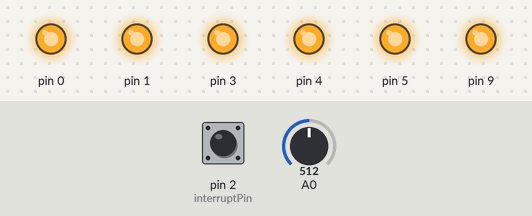
The sketch below on a simulated Arduino Uno, built with avr-gcc and run on an emulated ATmega328P. Shown: output pins drawn as LEDs (lit = HIGH). The test bench sets the inputs (shaded band); at power-on: A0 = 512, pin 2 (interruptPin) LOW.

Above: at 1.2 s.
1.3 s: A0 set to 0
At 1.7 s:
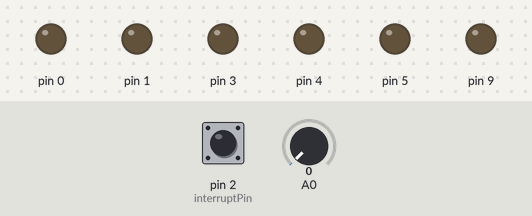
2.8 s: A0 set to 16
At 4.0 s:
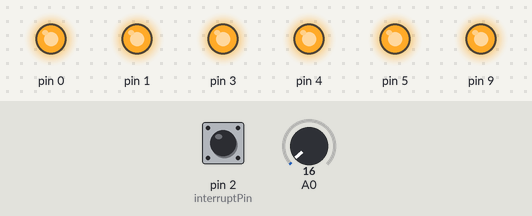
4.3 s: pin 2 (interruptPin) pulsed HIGH 5 times (0.12 s each, 0.3 s apart)
At 6.86 s:
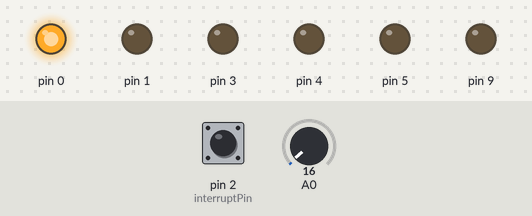
8.5 s: pin 2 (interruptPin) pulled HIGH for 0.15 s
11.5 s: pin 2 (interruptPin) pulled HIGH for 1 s
Timing chart, 0 to 14.5 s (numbered marks = the images above; inputs shaded):
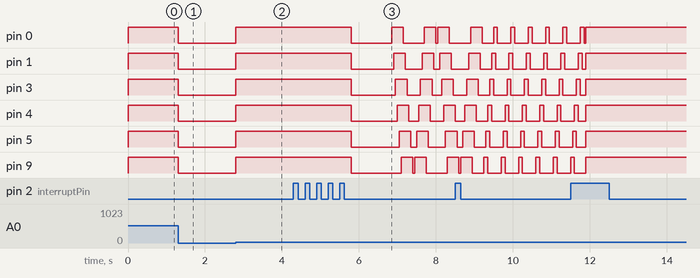

The sketch:

Choinka.ino
```cpp
int sound;
int stan = 0;
#define interruptPin 2

void zmien() {
  stan++;
  if (stan>6) stan=0;
}


void setup() //zamienic 0 i 6
{
  pinMode(0, OUTPUT);
  pinMode(1, OUTPUT);
  pinMode(3, OUTPUT);
  pinMode(4, OUTPUT);
  pinMode(5, OUTPUT);
  pinMode(9, OUTPUT);
  pinMode(interruptPin, INPUT);
  pinMode(A0, INPUT);
  attachInterrupt(digitalPinToInterrupt(interruptPin), zmien, RISING);

}

void loop()
{
  switch (stan)
  {
  case 0: //muzyka
    sound = analogRead(A0);
    Serial.println(sound);
    //sound/=3;
    switch (sound)
    {
    case 0:
      PORTD = B00000000;
      PORTB &= ~_BV(PB1);
      break;
    case 1:
      PORTD = B00000001;
      PORTB &= ~_BV(PB1);
      break;
    case 2:
      PORTD = B00000011;
      PORTB &= ~_BV(PB1);
      break;
    case 3:
      PORTD = B00001011;
      PORTB &= ~_BV(PB1);
      break;
    case 4:
      PORTD = B00011011;
      PORTB &= ~_BV(PB1);
      break;
    case 5:
      PORTD = B00111011;
      PORTB &= ~_BV(PB1);
      break;
    default:
      PORTD = B00111011;
      PORTB |= _BV(PB1);
      break;
    }
    //delay(10);
    break;


  case 1: //ciagle on
    PORTD = B00111011;
    PORTB |= _BV(PB1);
    delay(500);
    break;


  case 2: //on off 1s
    PORTD = B00111011;
    PORTB |= _BV(PB1);
    delay(1000);
    PORTD = B00000000;
    PORTB &= ~_BV(PB1);
    delay(1000);
    break;


  case 3: //on off 0,25s
    PORTD = B00111011;
    PORTB |= _BV(PB1);
    delay(250);
    PORTD = B00000000;
    PORTB &= ~_BV(PB1);
    delay(250);
    break;


  case 4: //gora
    PORTD = B00000000;
    PORTB &= ~_BV(PB1);
    delay(50);
    PORTD = B00000001;
    PORTB &= ~_BV(PB1);
    delay(50);
    PORTD = B00000011;
    PORTB &= ~_BV(PB1);
    delay(50);
    PORTD = B00001011;
    PORTB &= ~_BV(PB1);
    delay(50);
    PORTD = B00011011;
    PORTB &= ~_BV(PB1);
    delay(50);
    PORTD = B00111011;
    PORTB &= ~_BV(PB1);
    delay(50);
    PORTD = B00111011;
    PORTB |= _BV(PB1);
    delay(50);
    PORTD = B00111010;
    PORTB |= _BV(PB1);
    delay(50);
    PORTD = B00111000;
    PORTB |= _BV(PB1);
    delay(50);
    PORTD = B00110000;
    PORTB |= _BV(PB1);
    delay(50);
    PORTD = B00100000;
    PORTB |= _BV(PB1);
    delay(50);
    PORTD = B00000000;
    PORTB |= _BV(PB1);
    delay(50);
    PORTD = B00000000;
    PORTB &= ~_BV(PB1);
    break;

   case 5: //gora/dol
    PORTD = B00000000;
    PORTB &= ~_BV(PB1);
    delay(50);
    PORTD = B00000001;
    PORTB &= ~_BV(PB1);
    delay(50);
    PORTD = B00000011;
    PORTB &= ~_BV(PB1);
    delay(50);
    PORTD = B00001011;
    PORTB &= ~_BV(PB1);
    delay(50);
    PORTD = B00011011;
    PORTB &= ~_BV(PB1);
    delay(50);
    PORTD = B00111011;
    PORTB &= ~_BV(PB1);
    delay(50);
    PORTD = B00111011;
    PORTB |= _BV(PB1);
    delay(50);
    PORTD = B00111010;
    PORTB |= _BV(PB1);
    delay(50);
    PORTD = B00111000;
    PORTB |= _BV(PB1);
    delay(50);
    PORTD = B00110000;
    PORTB |= _BV(PB1);
    delay(50);
    PORTD = B00100000;
    PORTB |= _BV(PB1);
    delay(50);
    PORTD = B00000000;
    PORTB |= _BV(PB1);
    delay(50);
    PORTD = B00000000;
    PORTB &= ~_BV(PB1);


    PORTD = B00000000;
    PORTB &= ~_BV(PB1);
    delay(50);
    PORTD = B00000000;
    PORTB |= _BV(PB1);
    delay(50);
    PORTD = B00100000;
    PORTB |= _BV(PB1);
    delay(50);
    PORTD = B00110000;
    PORTB |= _BV(PB1);
    delay(50);
    PORTD = B00111000;
    PORTB |= _BV(PB1);
    delay(50);
    PORTD = B00111010;
    PORTB |= _BV(PB1);
    delay(50);
    PORTD = B00111011;
    PORTB |= _BV(PB1);
    delay(50);
    PORTD = B00111011;
    PORTB &= ~_BV(PB1);
    delay(50);
    PORTD = B00011011;
    PORTB &= ~_BV(PB1);
    delay(50);
    PORTD = B00001011;
    PORTB &= ~_BV(PB1);
    delay(50);
    PORTD = B00000011;
    PORTB &= ~_BV(PB1);
    delay(50);
    PORTD = B00000001;
    PORTB &= ~_BV(PB1);
    delay(50);
    PORTD = B00000000;
    PORTB &= ~_BV(PB1);
    break;


  case 6: //deszcz
    PORTD = B00000000;
    PORTB &= ~_BV(PB1);
    delay(50);
    PORTD = B00000000;
    PORTB |= _BV(PB1);
    delay(50);
    PORTD = B00100000;
    PORTB |= _BV(PB1);
    delay(50);
    PORTD = B00110000;
    PORTB &= ~_BV(PB1);
    delay(50);
    PORTD = B00011000;
    PORTB &= ~_BV(PB1);
    delay(50);
    PORTD = B00001010;
    PORTB &= ~_BV(PB1);
    delay(50);
    PORTD = B00000011;
    PORTB &= ~_BV(PB1);
    delay(50);
    PORTD = B00000001;
    PORTB &= ~_BV(PB1);
    delay(50);
    PORTD = B00000000;
    PORTB &= ~_BV(PB1);
    delay(50);
    break;
  default:
    break;
    }
}
```

Measured:
- after the input at 1.3 s, pin 0, pin 1, pin 3–5, pin 9: HIGH → LOW at once
- after the input at 2.8 s, pin 0, pin 1, pin 3–5, pin 9: LOW → HIGH at once
- after the input at 4.3 s, pin 0: goes LOW 1.1 s, HIGH 0.30 s, LOW 0.55 s, HIGH 0.30 s, LOW 0.05 s, HIGH 0.30 s, then LOW, starting after 1.5 s; pin 1: goes LOW 1.1 s, HIGH 0.30 s, LOW 0.45 s, HIGH 0.30 s, LOW 0.15 s, HIGH 0.30 s, then LOW, starting after 1.5 s
